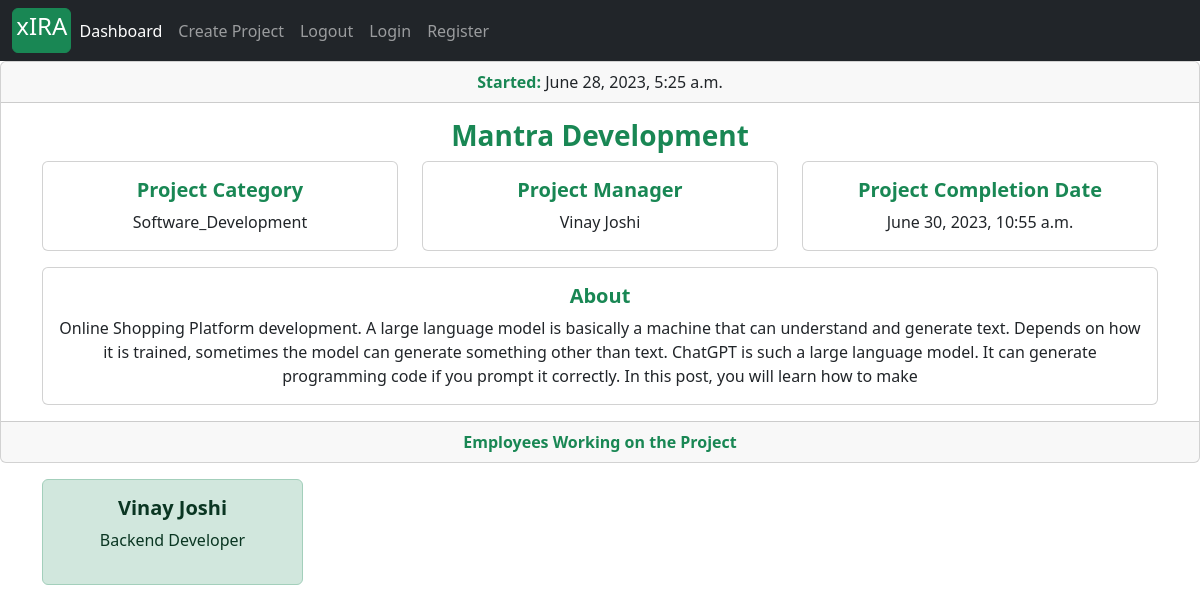
Page /project/project_detail/16/ on the earlier database version.
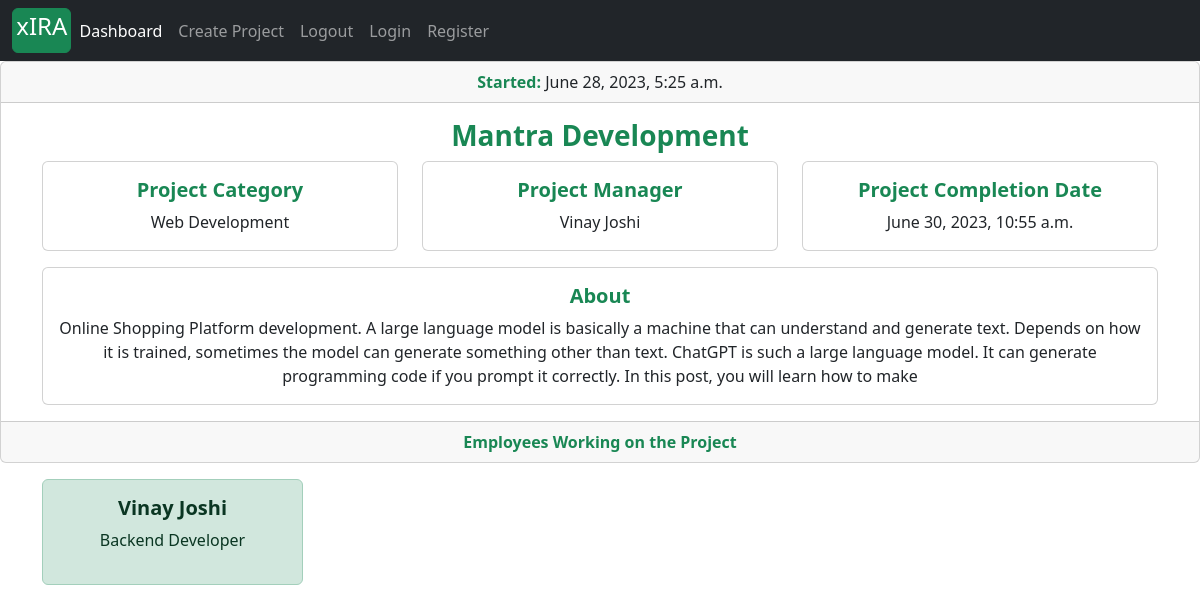
Same page on the later database version.
### projects/models.py (models this page shows, shortened)
class Project(models.Model):
    project_name         = models.CharField(max_length=30)
    project_description  = models.TextField(max_length=600, blank=True)
    project_category     = models.CharField(max_length=30, choices=choices)
    project_manager      =  models.ForeignKey(ProjectManager, on_delete=models.SET_NULL, null=True)
    assignees            =  models.ManyToManyField(Account)
    start_date           = models.DateTimeField(auto_now_add=True)
    estimated_end_date   = models.DateTimeField()

### accounts/models.py (models this page shows, shortened)
class ProjectManager(models.Model):
    project_manager = models.OneToOneField(Account, on_delete=models.CASCADE)
    domain          = models.CharField(max_length=40, choices=choices_1)

class Account(AbstractBaseUser):
    first_name           = models.CharField(max_length=50)
    last_name            = models.CharField(max_length=50)
    work_email           = models.EmailField(max_length=100, unique=True)
    contact_number       = models.CharField(max_length=50)
    work_profile         = models.CharField(max_length=30, choices=choices)
    date_joined     = models.DateTimeField(auto_now_add=True)
    last_login      = models.DateTimeField(auto_now_add=True)
    is_admin        = models.BooleanField(default=False)
    is_staff        = models.BooleanField(default=False)
    is_active        = models.BooleanField(default=False)
    is_superadmin        = models.BooleanField(default=False)
    USERNAME_FIELD = 'work_email'
    REQUIRED_FIELDS = ['first_name', 'last_name']
    objects = MyAccountManager()
    def __str__(self):
        return f'{self.first_name} {self.last_name}'

### projects/views.py (the view)
# urls.py: path('project_detail/<int:project_id>/', views.project_detail, name='project_detail'),
def project_detail(request, project_id):
    project = get_object_or_404(Project, id=project_id)
    context = {
        'project': project
    }
    return render(request, 'project_detail.html', context)

### projects/context_processors.py (called while the page is built)
def create_project_form(request):
    form = ProjectCreationForm()
    context = {
        'project_creation_form': form
    }
    return context

### templates/project_detail.html
{% extends 'base.html' %}
{% block content %}
<div class="card text-center">
  <div class="card-header">
     <strong class="text-success">Started:</strong> {{project.start_date}}
  </div>
  <div class="card-body">
    <h3 class="card-title text-success"><strong>{{project.project_name}}</strong></h3>
        <div class="container">
            <div class="row">
              <div class="col-sm-4" style="">
              <div class="card">
                <div class="card-body">
                  <h5 class="card-title text-success"><strong>Project Category</strong></h5>
                  {{project.project_category}}
                </div>
              </div>
          </div>
          <div class="col-sm-4" style="">
              <div class="card">
                <div class="card-body">
                  <h5 class="card-title text-success"><strong>Project Manager</strong></h5>
                    {{project.project_manager.project_manager}}
                </div>
              </div>
          </div>
          <div class="col-sm-4" style="">
              <div class="card">
                <div class="card-body">
                  <h5 class="card-title text-success"><strong>Project Completion Date</strong></h5>
                    {{project.estimated_end_date}}
                </div>
              </div>
          </div>
      </div>
    </div>
    <div class="container mt-3">
        <div class="row">
          <div class="col-sm-12" style="">
              <div class="card">
                <div class="card-body">
                  <h5 class="card-title text-success"><strong>About</strong></h5>
                  {{project.project_description}}
                </div>
              </div>
          </div>
      </div>
    </div>
  </div>
  <div class="card-footer text-muted">
      <strong class="text-success">Employees Working on the Project</strong>
  </div>
</div>
<div class="container mt-3">
        <div class="row">
        {% for employee in project.assignees.all %}
            <div class="col-sm-3" style="">
              <div class="alert alert-success" role="alert">
                  <h5 class="alert-heading text-center"><strong>{{employee}}</strong></h5>
                  <p class="text-center">{{employee.work_profile}}</p>
                </div>
          </div>
        {% endfor %}
        </div>
</div>
{% endblock %}

Differences in the rows shown:
changed Project "Mantra Development": project_category "Software_Development" → "Web Development"
